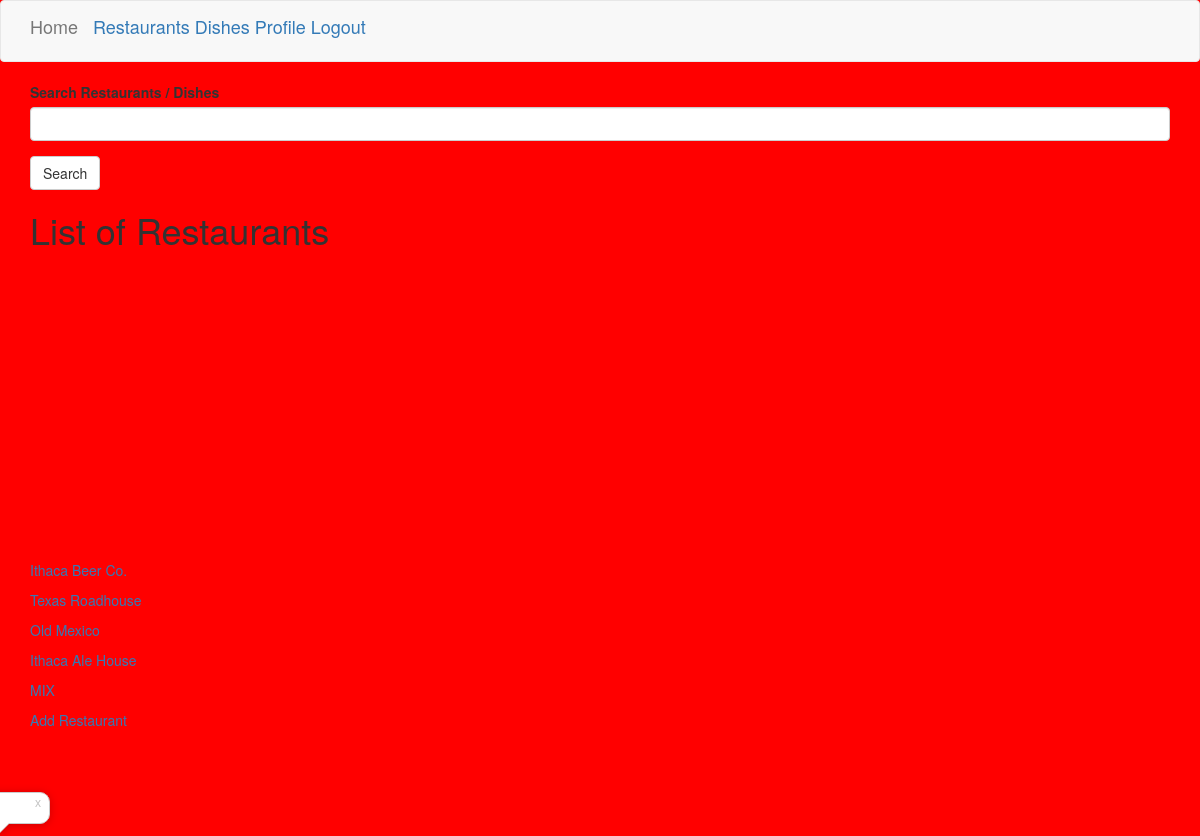
Screenshot of /restaurants (signed in) with the database file from the repository.
### app/models.py (models this page shows, shortened)
class Restaurant(db.Model):
    id = db.Column(db.Integer, primary_key=True)
    name = db.Column(db.String(128), index=True, unique=True)
    rating = db.Column(db.Integer)
    description = db.Column(db.String(128), index=True)
    location = db.Column(db.String(128), index=True, unique=True)
    latitude = db.Column(db.Float)
    longitude = db.Column(db.Float)
    r2ds = db.relationship('RestaurantToDish', backref='restaurant', lazy='dynamic')
    reviews = db.relationship('Review', backref='restaurant', lazy='dynamic')

### app/routes.py (the view)
@app.route('/restaurants', methods=['GET', 'POST'])
def restaurants(restauraunts=None):
    form = SearchBarForm()
    if form.validate_on_submit():
        restaurauntlist = Restaurant.query.filter(Restaurant.name.contains(form.search.data)).all()
    else:
        restaurauntlist = Restaurant.query.all()
    return render_template('restaurants.html', title='Restaurants', restaurants=restaurauntlist, form=form)

### app/forms.py
class SearchBarForm(FlaskForm):
    search = StringField('Search Restaurants / Dishes')
    submit = SubmitField('Search')

### app/models.py (called while the page is built)
@login.user_loader
def load_user(id):
    return User.query.get(int(id))

### app/templates/restaurants.html (shortened to what this page needs)
{% extends "base.html" %}
{% import 'bootstrap/wtf.html' as wtf %}
    {% block app_content %}
         {{ wtf.quick_form(form) }}
        <h1>List of Restaurants</h1>
             <!doctype html>
<html lang="en">
  <head>
    <link rel="stylesheet" href="https://cdn.rawgit.com/openlayers/openlayers.github.io/master/en/v5.3.0/css/ol.css"
          type="text/css">
       <link rel="stylesheet" href="openstreetmap.css" type="text/css">
  </head>
  <body>
    <div id="map" style="width: 400px; height: 300px;"></div>
    <div id="popup" class="ol-popup">
      <a href="#" id="popup-closer" class="ol-popup-closer"></a>
    </div>
  </body>
</html>
            {% for restaurant in restaurants %}
            <p><a href="{{ url_for('restaurant', name=restaurant.name) }}">{{ restaurant.name }}</a></p>
            {% endfor %}
        <a href={{ url_for('newrestaurant') }}>Add Restaurant</a>
{%  endblock %}

### app/openstreetmap.css (style rules this page uses)
.ol-popup { font-family: 'Lucida Grande', Verdana, Geneva, Lucida, Arial, Helvetica, sans-serif !important; font-size: 12px; position: absolute; background-color: white; -webkit-filter: drop-shadow(0 1px 4px rgba(0, 0, 0, 0.2)); filter: drop-shadow(0 1px 4px rgba(0, 0, 0, 0.2)); padding: 15px; border-radius: 10px; border: 1px solid #cccccc; bottom: 12px; left: -50px; min-width: 100px; }
.ol-popup:after, .ol-popup:before { top: 100%; border: solid transparent; content: " "; height: 0; width: 0; position: absolute; pointer-events: none; }
.ol-popup:after { border-top-color: white; border-width: 10px; left: 48px; margin-left: -10px; }
.ol-popup:before { border-top-color: #cccccc; border-width: 11px; left: 48px; margin-left: -11px; }
.ol-popup-closer { text-decoration: none; position: absolute; top: 2px; right: 8px; }
.ol-popup-closer:after { content: "x"; color: #c3c3c3; }

### app/templates/base.html (style rules this page uses)
body { background: red !important; }

### rows the page displays
Restaurant: name "Ithaca Beer Co."
Restaurant: name "Texas Roadhouse"
Restaurant: name "Old Mexico"
Restaurant: name "Ithaca Ale House"
Restaurant: name "MIX"
